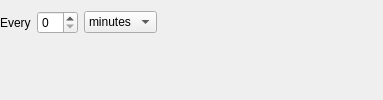
         <widget class="QWidget" name="pagePeriodically">
          <layout class="QGridLayout" name="gridLayout_3">
           <property name="leftMargin">
            <number>0</number>
           </property>
           <item row="0" column="0">
            <widget class="QLabel" name="label_10">
             <property name="text">
              <string>Every</string>
             </property>
            </widget>
           </item>
           <item row="0" column="2">
            <widget class="QComboBox" name="updatePeriodCombobox">
             <item>
              <property name="text">
               <string>minutes</string>
              </property>
             </item>
             <item>
              <property name="text">
               <string>hours</string>
              </property>
             </item>
            </widget>
           </item>
           <item row="0" column="3">
            <spacer name="horizontalSpacer_2">
             <property name="orientation">
              <enum>Qt::Horizontal</enum>
             </property>
             <property name="sizeHint" stdset="0">
              <size>
               <width>215</width>
               <height>20</height>
              </size>
             </property>
            </spacer>
           </item>
           <item row="0" column="1">
            <widget class="QSpinBox" name="updatePeriodSpinbox"/>
           </item>
           <item row="1" column="2">
            <spacer name="verticalSpacer_15">
             <property name="orientation">
              <enum>Qt::Vertical</enum>
             </property>
             <property name="sizeHint" stdset="0">
              <size>
               <width>20</width>
               <height>40</height>
              </size>
             </property>
            </spacer>
           </item>
          </layout>
         </widget>
